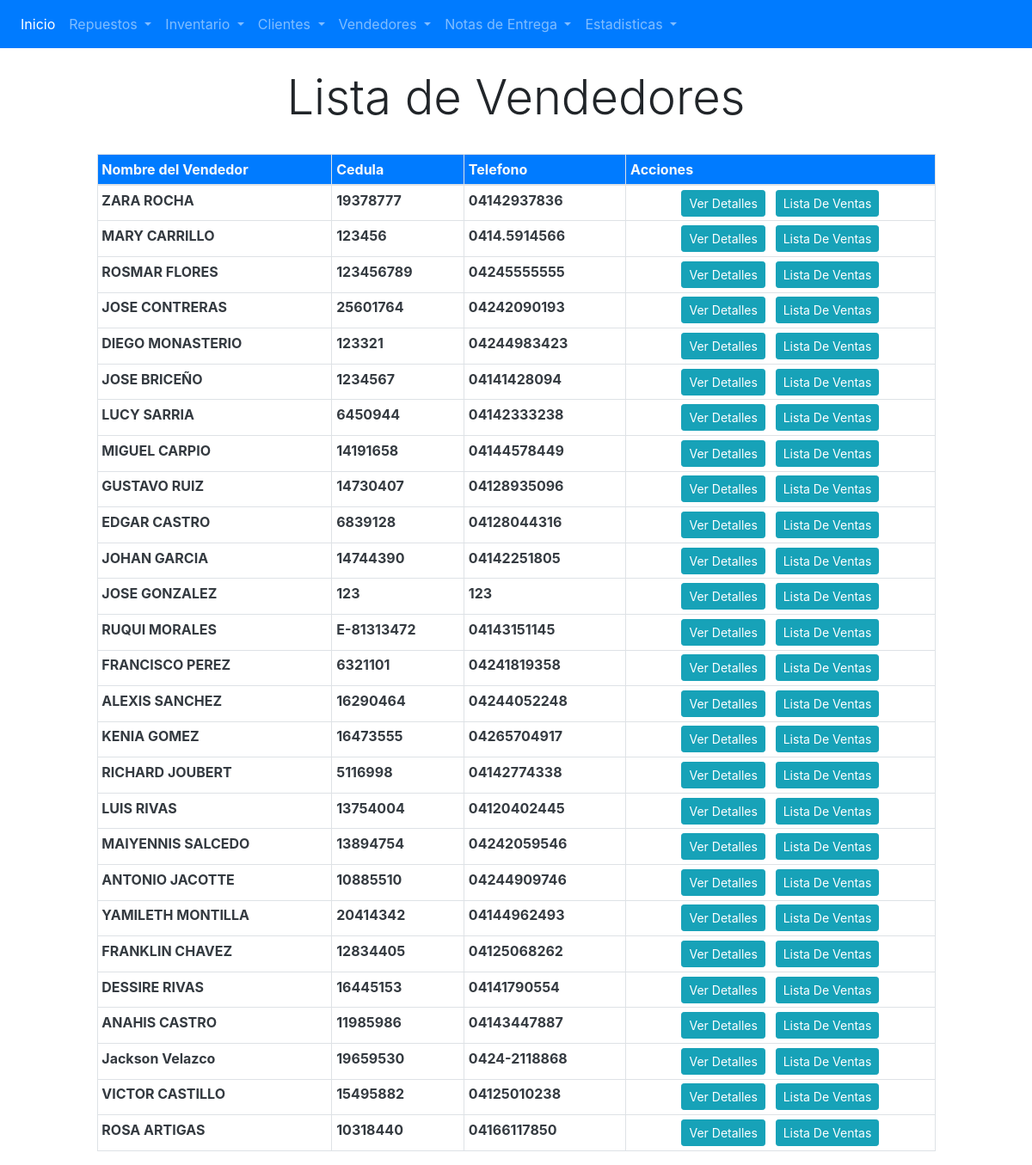
Page /consulta/verVendedores on the committed database.
### tables this page shows
CREATE TABLE `vendedor` (
  `idVendedor` int(11) NOT NULL,
  `codigoVendedor` varchar(30) NOT NULL,
  `nombreVendedor` text NOT NULL,
  `telefonoVendedor` text NOT NULL
);

### libs/controller.php (called while the page is built, shortened)
<?php
    class Controller{
        function loadModel($model){
            $url ='Models/' .$model.'model.php';
        }
    }
?>

### libs/view.php (called while the page is built, shortened)
<?php
    class View{
        function render($nombre){
            require_once 'Views/'.$nombre.'.php';
        }
    }
?>

### Controllers/consulta.php (called while the page is built, shortened)
<?php
    class Consulta extends Controller{
        function __construct(){
            $this->view->afiscal = [];
        }
        function verVendedores(){
            $vendedores = $this->model->getAllFromVendedor();
            $this->view->vendedores = $vendedores;
            $this->view->render('actualizar/vendedor');
        }
    }
?>

### index.php (called while the page is built, shortened)
<?php
require_once 'libs/database.php';
require_once 'libs/controller.php';
require_once 'libs/view.php';
require_once 'libs/app.php';
$app = new App();
?>

### Models/consultamodel.php (called while the page is built, shortened)
<?php
include_once 'Models/vendedor.php';
class ConsultaModel extends Model{
    public function getAllFromVendedor(){
        $items = [];
        try {
            $query = $this->db->connect()->query("SELECT*FROM VENDEDOR");
            while ($row = $query->fetch()) {
                $item = new Vendedor();
                $item->idVendedor        = $row['idVendedor'];
                $item->codigoVendedor    = $row['codigoVendedor'];
                $item->nombreVendedor   = $row['nombreVendedor'];
                $item->telefonoVendedor  = $row['telefonoVendedor'];
                array_push($items, $item);
            }
            return $items;
        } catch (PDOException $e) {
            return [];
        }
    }
}
?>

### libs/database.php (called while the page is built)
<?php
    class Database{
        private $host;
        private $user;
        private $db;
        private $pass;
        private $charset;
        public function __construct(){
            $this->host = constant('HOST');
            $this->user = constant('USER');
            $this->db = constant('DB');
            $this->pass = constant('PASSWORD');
            $this->charset = constant('CHARSET');
        }
        public function connect(){
            try {
                $connection = "mysql:host=" . $this->host . ";dbname=" . $this->db . ";charset=" . $this->charset;
                $options = [
                    PDO::ATTR_ERRMODE           => PDO::ERRMODE_EXCEPTION,
                    PDO::ATTR_EMULATE_PREPARES  => false,
                ];
                $pdo = new PDO($connection, $this->user, $this->pass, $options);
                return $pdo;
            } catch (PDOException $e) {
                print_r('Error Conection: ' . $e->getMessage());
            }
        }
    }
?>

### Views/actualizar/vendedor.php (the view, shortened to what this page needs)
<!DOCTYPE html>
<html lang="en">
<head>
    <link rel="stylesheet" href="public/css/bootstrap.min.css">
</head>
<body>
    <?php require_once 'Views/header.php'; ?>
    <h1 class="text-center display-4">Lista de Vendedores</h1><center>
    <br>
    <div class="row col-md-12 justify-content-center">
    <table class="col-md-10 table table-sm table-bordered text-dark table-hover">
                        <thead class="bg-primary text-light">
                            <tr>
                                <th>Nombre del Vendedor</th>
                                <th>Cedula</th>
                                <th>Telefono</th>
                                <th>Acciones</th>
                            </tr>
                        </thead>
                        <tbody class="font-weight-bold">
                        <?php
                        $v = $this->vendedores;
                        foreach($v as $row){
                            $vendedor = $row;
                        ?>
                        <tr>
                            <td><?php echo $vendedor->nombreVendedor; ?></td>
                            <td><?php echo $vendedor->codigoVendedor; ?></td>
                            <td><?php echo $vendedor->telefonoVendedor; ?></td>
                            <td class="text-center"><a class="btn btn-sm btn-info" href="<?php echo constant('URL'); ?>actualizar/detallesVendedor/<?php echo $vendedor->idVendedor; ?>">Ver Detalles</a>
                            <a class="btn btn-sm btn-info ml-2" href="<?php echo constant('URL'); ?>notas/verNotasVendedor/<?php echo $vendedor->idVendedor; ?>">Lista De Ventas</a>
                            </td>
                        <?php
                        }
                        ?>
                        </tr>
            <br>
    </div><br>
    </center>
</body>
</html>

### libs/app.php (shortened to what this page needs)
<?php
    class App{
        function __construct(){
            $url = $_GET['url'];
            $url = rtrim($url,'/');
            $url = explode('/', $url);
            $archivoController = 'Controllers/'.$url[0].'.php';
            if(file_exists($archivoController)){
                $controller = new $url[0];
                $controller->loadModel($url[0]);
                $nparam = sizeof($url);
                if ($nparam > 1) {
                    if ($nparam >2) {
                        $param = [];
                        for ($i=2; $i < $nparam; $i++) {
                            array_push($param, $url[$i]);
                        }
                        $controller->{$url[1]}($param);
                    }else {
                        $controller->{$url[1]}();
                    }
                }else {
                    $controller->render();
                }
            }else{
                $controller = new Bugs();
            }
        }
    }
?>

### Views/header.php (shortened to what this page needs)
<!DOCTYPE html>
<html lang="en">
<head>
    <link rel="stylesheet" href="<?php echo constant('URL'); ?>public/css/bootstrap.min.css">
</head>
<body>
        <nav class="navbar navbar-expand-lg navbar-dark bg-primary mb-4">
            <ul class="navbar-nav mr-auto">
            <li class="nav-item active">
                <a class="nav-link" href="<?php echo constant('URL'); ?>main">Inicio <span class="sr-only">(current)</span></a>
            </li>
            <li class="nav-item dropdown">
                <a class="nav-link dropdown-toggle" href="#" id="navbarDropdown" role="button" data-toggle="dropdown" aria-haspopup="true" aria-expanded="false">
                Repuestos
                </a>
            </li>
            <li class="nav-item dropdown">
                <a class="nav-link dropdown-toggle" href="#" id="navbarDropdown" role="button" data-toggle="dropdown" aria-haspopup="true" aria-expanded="false">
                Inventario
                </a>
            </li>
            <li class="nav-item dropdown">
                <a class="nav-link dropdown-toggle" href="#" id="navbarDropdown" role="button" data-toggle="dropdown" aria-haspopup="true" aria-expanded="false">
                Clientes
                </a>
            </li>
            <li class="nav-item dropdown">
                <a class="nav-link dropdown-toggle" href="#" id="navbarDropdown" role="button" data-toggle="dropdown" aria-haspopup="true" aria-expanded="false">
                Vendedores
                </a>
            </li>
            <li class="nav-item dropdown">
                <a class="nav-link dropdown-toggle" href="#" id="navbarDropdown" role="button" data-toggle="dropdown" aria-haspopup="true" aria-expanded="false">
                Notas de Entrega
                </a>
            </li>
            <li class="nav-item dropdown">
                <a class="nav-link dropdown-toggle" href="#" id="navbarDropdown" role="button" data-toggle="dropdown" aria-haspopup="true" aria-expanded="false">
                Estadisticas
                </a>
            </li>
            </ul>
        </nav>
</body>
</html>

### rows in the picture
vendedor: nombreVendedor "ZARA ROCHA", codigoVendedor "19378777", telefonoVendedor "04142937836"
vendedor: nombreVendedor "MARY CARRILLO", codigoVendedor "123456", telefonoVendedor "0414.5914566"
vendedor: nombreVendedor "ROSMAR FLORES", codigoVendedor "123456789", telefonoVendedor "04245555555"
vendedor: nombreVendedor "JOSE CONTRERAS", codigoVendedor "25601764", telefonoVendedor "04242090193"
vendedor: nombreVendedor "DIEGO MONASTERIO", codigoVendedor "123321", telefonoVendedor "04244983423"
vendedor: nombreVendedor "JOSE BRICEÑO", codigoVendedor "1234567", telefonoVendedor "04141428094"
vendedor: nombreVendedor "LUCY SARRIA", codigoVendedor "6450944", telefonoVendedor "04142333238"
vendedor: nombreVendedor "MIGUEL CARPIO", codigoVendedor "14191658", telefonoVendedor "04144578449"
vendedor: nombreVendedor "GUSTAVO RUIZ", codigoVendedor "14730407", telefonoVendedor "04128935096"
vendedor: nombreVendedor "EDGAR CASTRO", codigoVendedor "6839128", telefonoVendedor "04128044316"
vendedor: nombreVendedor "JOHAN GARCIA", codigoVendedor "14744390", telefonoVendedor "04142251805"
vendedor: nombreVendedor "JOSE GONZALEZ", codigoVendedor "123", telefonoVendedor "123"
vendedor: nombreVendedor "RUQUI MORALES", codigoVendedor "E-81313472", telefonoVendedor "04143151145"
vendedor: nombreVendedor "FRANCISCO PEREZ", codigoVendedor "6321101", telefonoVendedor "04241819358"
vendedor: nombreVendedor "ALEXIS SANCHEZ", codigoVendedor "16290464", telefonoVendedor "04244052248"
vendedor: nombreVendedor "KENIA GOMEZ", codigoVendedor "16473555", telefonoVendedor "04265704917"
vendedor: nombreVendedor "RICHARD JOUBERT", codigoVendedor "5116998", telefonoVendedor "04142774338"
vendedor: nombreVendedor "LUIS RIVAS", codigoVendedor "13754004", telefonoVendedor "04120402445"
vendedor: nombreVendedor "MAIYENNIS SALCEDO", codigoVendedor "13894754", telefonoVendedor "04242059546"
vendedor: nombreVendedor "ANTONIO JACOTTE", codigoVendedor "10885510", telefonoVendedor "04244909746"
vendedor: nombreVendedor "YAMILETH MONTILLA", codigoVendedor "20414342", telefonoVendedor "04144962493"
vendedor: nombreVendedor "FRANKLIN CHAVEZ", codigoVendedor "12834405", telefonoVendedor "04125068262"
vendedor: nombreVendedor "DESSIRE RIVAS", codigoVendedor "16445153", telefonoVendedor "04141790554"
vendedor: nombreVendedor "ANAHIS CASTRO", codigoVendedor "11985986", telefonoVendedor "04143447887"
vendedor: nombreVendedor "Jackson Velazco", codigoVendedor "19659530", telefonoVendedor "0424-2118868"
vendedor: nombreVendedor "VICTOR CASTILLO", codigoVendedor "15495882", telefonoVendedor "04125010238"
vendedor: nombreVendedor "ROSA ARTIGAS", codigoVendedor "10318440", telefonoVendedor "04166117850"
